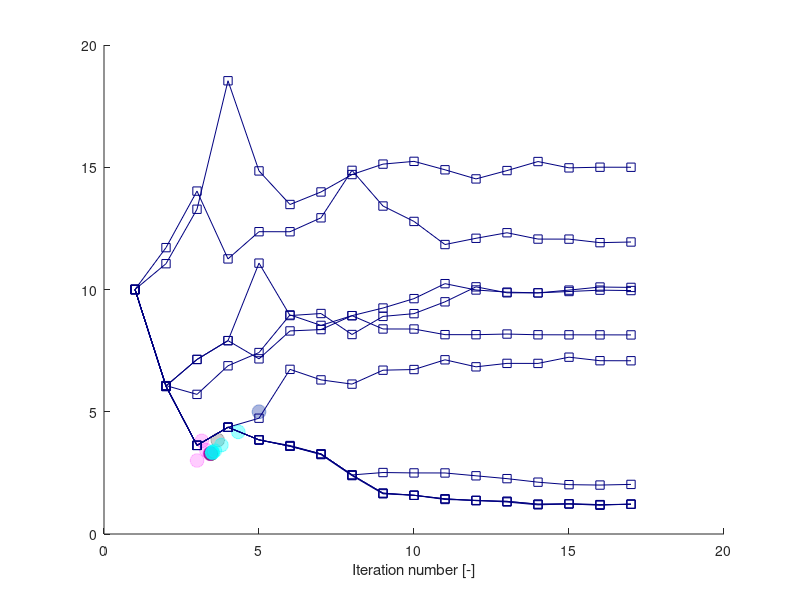

This figure's MATLAB source: (Note: this script raises an error after producing the figure.)

xy_SAP = [
    5.0 5.0
    3.0017    3.0056
    3.1574    3.8109
    3.2958    3.4363
    3.4083    3.2772
    3.4256    3.2959];

xy_SLSV = [
3.4898 3.3292
3.4907 3.3298
3.4907 3.3298
3.4947 3.3327
3.4947 3.3327
3.5117 3.3461
3.5117 3.3461
3.5770 3.4087
3.5770 3.4087
3.7862 3.6378
3.7862 3.6378
4.3318 4.1754
4.3318 4.1754
5.0000 5.0000];

xy_probe = [3.4421 3.2860
3.4422 3.2857
3.4421 3.2860
3.4441 3.2845
3.4615 3.3068
3.6667 3.8390
5.0000 5.0000];

a_SAP = 100*ones(length(xy_SAP),1);
a_SLSV = 100*ones(length(xy_SLSV),1);
a_probe = 100*ones(length(xy_probe),1);

figure(1)
hold on
scatter(xy_probe(:,1),xy_probe(:,2), a_probe,'MarkerFaceColor','k','MarkerEdgeColor','k',...
    'MarkerFaceAlpha',.2,'MarkerEdgeAlpha',.2)

scatter(xy_SAP(:,1),xy_SAP(:,2), a_SAP,'MarkerFaceColor','m','MarkerEdgeColor','m',...
    'MarkerFaceAlpha',.2,'MarkerEdgeAlpha',.2)
hold on
scatter(xy_SLSV(:,1),xy_SLSV(:,2), a_SLSV,'MarkerFaceColor','c','MarkerEdgeColor','c',...
    'MarkerFaceAlpha',.2,'MarkerEdgeAlpha',.2)

%scatter(xy_probe(:,1),xy_probe(:,2), a_probe,'MarkerFaceColor','k','MarkerEdgeColor','k',...
%    'MarkerFaceAlpha',.2,'MarkerEdgeAlpha',.2)

%legend('G(X)_1','G(X)_2','G(X)_3','Location','northeastoutside')

%%



xy_raw = [0.04,    9.999923605805963
1.07,   11.055334861217219
2.21,   13.281996434937618
3.24,   18.53740769034887
4.27,   14.849961802902985
5.31,   13.476776165011465
6.40,   13.989228418640188
7.46,   14.701731601731607
8.49,   15.128571428571433
9.53,   15.241125541125546
10.6,   14.896384008148718
11.6,   14.523198370257198
12.7,   14.864311179017067
13.7,   15.233995416348362
14.8,   14.974993633817167
15.9,   15.001807995925649
16.9,   15.000050929462699
0.04,   9.999923605805963
1.09,   11.71245225362873
2.19,   14.024879042526106
3.22,   11.251718869365932
4.28,   12.364222052457352
5.31,   12.362490450725751
6.40,   12.932085561497331
7.46,   14.87316017316018
8.51,   13.414260249554372
9.56,   12.783931754519994
10.6,   11.839215686274516
11.6,   12.09462694168577
12.7,   12.321441303794249
13.8,   12.062515915457096
14.8,   12.060707919531454
15.9,   11.916093710211362
16.9,   11.94290807231984
0.04,   9.999923605805963
1.07,   6.069620575502931
2.19,   5.710593328240389
3.24,   6.880264833206013
4.27,   7.421390374331555
5.33,   8.962464985994401
6.42,   8.532060096765983
7.46,   8.930303030303033
8.50,   9.242844410491474
9.54,   9.626814362108485
10.6,   10.239215686274514
11.6,   9.980366692131401
12.7,   9.892895339954167
13.7,   9.862541380188445
14.8,   9.917825311942963
15.9,   9.973223834988545
16.9,   9.95718105423988
0.04,   9.999923605805963
1.08,   6.055322128851543
2.18,   7.139190221543167
3.24,   7.9088362617774415
4.27,   11.078533231474413
5.33,   8.933893557422973
6.42,   9.017774382480267
7.46,   8.158874458874463
8.49,   8.900000000000004
9.54,   9.01252864782277
10.6,   9.496409472880064
11.7,   10.10889992360581
12.7,   9.86432391138274
13.8,   9.862515915457097
14.8,   9.974993633817167
15.9,   10.101795263559975
16.9,   10.085777947542658
0.04,   9.999923605805963
1.08,   6.055322128851545
2.18,   7.139190221543167
3.24,   7.9088362617774415
4.27,   7.164247517188697
5.31,   8.30534759358289
6.42,   8.36063152533741
7.46,   8.930303030303033
8.48,   8.385739750445637
9.54,   8.383957219251341
10.6,   8.153552330022922
11.6,   8.151769798828626
12.7,   8.178584160937106
13.7,   8.148281130634077
14.8,   8.146447669977086
15.9,   8.144690603514137
16.9,   8.142933537051189
0.04,   9.999923605805963
1.06,   6.04106187929718
2.18,   3.624891774891779
3.22,   4.366004583651645
4.28,   3.849936338171638
5.30,   3.6196587725999514
6.42,   3.274917239623125
7.45,   2.4160427807486684
8.49,   2.514285714285716
9.54,   2.4982429335370533
10.6,   2.496396740514392
11.6,   2.3803666921314033
12.7,   2.2643239113827356
13.7,   2.119735166793994
14.8,   2.017850776674308
15.9,   2.0018079959256454
16.9,   2.0286223580341236
0.04,   9.999923605805963
1.06,   6.04106187929718
2.18,   3.624891774891779
3.22,   4.366004583651645
4.24,   4.735727018079963
5.28,   6.733969951617013
6.39,   6.303539597657249
7.43,   6.130353959765728
8.45,   6.700076394194044
9.51,   6.726865291571176
10.6,   7.125006366182841
11.6,   6.837535014005606
12.6,   6.978660555131146
13.7,   6.97687802393685
14.8,   7.232187420422717
15.9,   7.08754774637128
16.9,   7.085816144639679
0.04,   9.999923605805963
1.07,   6.055334861217219
2.19,   3.6248790425261035
3.22,   4.366004583651645
4.28,   3.849936338171638
5.30,   3.591087344028523
6.42,   3.274917239623125
7.46,   2.416017316017321
8.48,   1.671454036159922
9.53,   1.5839826839826863
10.6,   1.439266615737207
11.6,   1.3661064425770313
12.7,   1.3357906799083281
13.7,   1.219735166793992
14.8,   1.232174688057043
15.8,   1.2018589253883363
16.9,   1.21437484084543
0.04,   9.999923605805963
1.07,   6.02676343264579
2.19,   3.6248790425261035
3.22,   4.366004583651645
4.28,   3.849936338171638
5.31,   3.5910618792971754
6.43,   3.246320346320349
7.46,   2.3874458874458924
8.48,   1.6428826075884935
9.53,   1.5839826839826863
10.6,   1.4106951871657785
11.6,   1.3803921568627473
12.7,   1.3072192513368996
13.7,   1.1911637382225635
14.8,   1.232174688057043
15.8,   1.1732874968169078
16.9,   1.2286478227654705
0.04,   9.999923605805963
1.07,   6.055334861217219
2.19,   3.6248790425261035
3.22,   4.366004583651645
4.28,   3.849936338171638
5.30,   3.591087344028523
6.42,   3.274917239623125
7.46,   2.416017316017321
8.48,   1.671454036159922
9.53,   1.5839826839826863
10.6,   1.439266615737207
11.6,   1.3661064425770313
12.7,   1.3357906799083281
13.7,   1.219735166793992
14.8,   1.232174688057043
15.8,   1.2018589253883363
16.9,   1.21437484084543
0.04,   9.999923605805963
1.07,   6.02676343264579
2.19,   3.6248790425261035
3.22,   4.366004583651645
4.28,   3.849936338171638
5.31,   3.5910618792971754
6.43,   3.246320346320349
7.46,   2.3874458874458924
8.48,   1.6428826075884935
9.53,   1.5839826839826863
10.6,   1.4106951871657785
11.6,   1.3803921568627473
12.7,   1.3072192513368996
13.7,   1.1911637382225635
14.8,   1.232174688057043
15.8,   1.1732874968169078
16.9,   1.2286478227654705];

for ii = 1:10
    plot(1:17,xy_raw((17*(ii-1)+1):(17*(ii)) ,2),'-s','Color', [0 0 0.5],'HandleVisibility','off')
    hold on
end


%% Relative cheng plot

xy_raw = [0.9851162790697676 -0.6799260484577205
2.0120930232558143 4.383506859978593
3.0093023255813955 3.5054977133404686
3.9618604651162794 1.5186727644254159
4.973953488372093 0.797577113943758
5.97860465116279 0.4373552593169201
6.983255813953488 0.39094093607083735
8.010232558139535 0.23470857254062505
9.02232558139535 0.10984723168239885
9.989767441860467 0.0790989588401283
10.972093023255814 0.06928091855599838
11.999069767441862 0.0333414420550735
13.011162790697675 0.007852486134085623
14.01581395348837 0.003279167072101963
14.990697674418607 0.009146638123964657
15.987906976744187 0.004568453828937891
17.000000000000004 0.005230125523011608
0.9851162790697676 0.9100321105380944
1.9823255813953493 2.98181375887905
2.9795348837209303 1.6017125620317216
3.9767441860465116 0.28437287146054313
4.973953488372093 0.2431838085044271
5.956279069767442 0.07646200252992141
7.0130232558139545 0.07715286562226353
8.025116279069769 -0.047708475235963554
9.007441860465116 0.03661574389413236
9.96 0.04769874476987468
10.97953488372093 0.058825532743017384
12.013953488372094 0.028121046998150767
13.011162790697675 -0.0026077649119393698
14.02325581395349 0.00851415782816023
15.02325581395349 0.00851415782816023
15.987906976744187 -0.0006616716940737177
17.014883720930236 0.000009730466089763468
0.9851162790697676 1.2761408971489736
1.9972093023255815 1.8730368784664782
3.0093023255813955 0.022234115014109435
3.9618604651162794 0.2425221368103525
4.973953488372093 -0.687778534591807
5.97860465116279 -0.37331419675002486
6.990697674418605 -0.6080081735915135
8.002790697674419 -0.5498151211443032
9.014883720930234 -0.7897392235088061
9.974883720930231 -0.590366838571569
10.986976744186048 -0.13468424637539833
11.98418604651163 -0.3380072005449062
13.011162790697675 -0.37394667704583107
14.02325581395349 -0.30006324802957973
14.975813953488375 -0.2942103726768508
15.980465116279072 -0.22033180889364523
16.98511627906977 -0.22490512795562978
0.970232558139535 3.8598131750510847
1.9972093023255815 2.0717816483409552
2.9944186046511634 1.8004670623722872
3.9618604651162794 2.2718108397392234
4.973953488372094 2.314313515617398
5.971162790697675 2.283584703707308
6.998139534883721 2.242415101683371
7.995348837209301 2.154154909020142
9.007441860465116 2.0763646978690278
9.974883720930233 2.076997178164834
10.986976744186048 2.077658849858908
12.013953488372094 2.036489247834971
13.011162790697675 2.026680938016931
14.008372093023256 2.037793130290941
14.968372093023257 2.0384207453537027
16.002790697674424 2.049557263792936
16.98511627906977 2.039739223508806];

obj_y = [ 0.2292
    0.1590
    0.1329
    0.1346
    0.1322
    0.1321
    0.1339
    0.1342
    0.1345
    0.1345
    0.1345
    0.1346
    0.1346
    0.1346
    0.1346
    0.1346
    0.1346];


p_plot = [       -0.2040   -0.1401    0.0078    0.0127    0.0026
   -0.0311   -0.0028    0.0038    0.0111   -0.0004
   -2.1456   -2.1456    0.0053         0   -0.0021
    0.0436   -0.0969    0.0014    0.0042   -0.0008
   -0.0012   -0.1096         0         0   -0.0005
   -0.0015   -0.0032         0         0         0
   -0.0000   -0.0012         0         0         0
   -0.0000   -0.0006         0         0         0
   -0.0000   -0.0002         0         0         0
   -0.0000   -0.0001         0         0         0
   -0.0000   -0.0001         0         0         0
   -0.0000   -0.0000         0         0         0
   -0.0000   -0.0000         0         0         0
   -0.0000   -0.0000         0         0         0
   -0.0000   -0.0000         0         0         0
   -0.0000   -0.0000         0         0         0
   -0.0000   -0.0000         0         0         0];

fig = figure(1)

left_color = [0 0 0.5];
right_color = [0.5 0 0];
set(fig,'defaultAxesColorOrder',[left_color; right_color]);

% Constraint


xlabel('Iteration number [-]')
yyaxis left
ylabel('Constraints [-]')
for ii = 1:3
    plot(1:17,xy_raw((17*(ii-1)+1):(17*(ii)) ,2),'-s','Color',left_color,'HandleVisibility','off')
    
    % 'Color', [0 0 0.5]
    hold on
end
hold on
%plot(1:17,p_tot(:,1),'-s','Color', [0 1 0],'HandleVisibility','off') %SLSVP, value
hold on
%plot(1:17,p_tot(:,2),'-s','Color', [0 1 0],'HandleVisibility','off') %SLSVP, value
hold on
plot(1:17,p_tot(:,3)/ 0.0078,'k-o','HandleVisibility','off') %SLSVP, probe
plot(1:17,p_tot(:,4)/ 0.0078,'k-o','HandleVisibility','off') %SLSVP, probe
plot(1:17,p_tot(:,5)/ 0.0078,'k-o','HandleVisibility','off') %SLSVP

hold on
ii = 4;
yyaxis right
ylabel('Std. obj')
plot(1:17, (2+xy_raw((17*(ii-1)+1):(17*(ii)) ,2) )/5.8598 ,'-s','Color', right_color,'HandleVisibility','off')
grid on
ylim([0 1])

plot(1:17,obj_y/obj_y(1),'-s','Color', right_color*1.7,'HandleVisibility','off') %SLSVP

legend('SAP - constraints','SAP - objective', 'SLSVP - constraints','SLSVP - objective')

%%
% Jeong Park

slsvcg = [5.198517017828201 0.7403079416531602
5.09637925445705 1.8685769854132905
4.835630470016207 1.9630275526742305
4.505954619124798 2.1565121555915723
4.707841166936791 2.0317925445705027
4.572411669367909 2.1259254457050245
4.613309562398704 2.1080777957860617
4.6388492706645055 2.080129659643436];

slsvp = [4.4753 2.1952
4.4939 2.1741
4.4410 2.1765
4.4939 2.1878
4.5552 2.1196
4.4671 2.1737
4.3201 2.3003
4.4671 2.2178
4.6241 2.0856
4.5401 2.1708
4.8124 1.8241
4.2523 2.3742
4.5738 2.0406
5.5510 1.2164
3.9739 2.1852
5.1969 0.7405];

slsv = [4.5610 2.2054
4.4944 2.2709
4.5636 2.2064
4.5127 2.2565
4.5678 2.2042
4.5303 2.2304
4.5448 2.1760
4.3794 2.2613
3.9781 2.6370
3.9739 2.1852
5.1969 0.7405];

a_slsvp = 100*ones(length(slsvp),1);
a_slsvcg = 100*ones(length(slsvcg),1);
a_slsv = 100*ones(length(slsv),1);

figure(1)
hold on
scatter(slsvp(:,1),slsvp(:,2), a_slsvp,'MarkerFaceColor','k','MarkerEdgeColor','k',...
    'MarkerFaceAlpha',.2,'MarkerEdgeAlpha',.2)

scatter(slsvcg(:,1),slsvcg(:,2), a_slsvcg,'MarkerFaceColor','m','MarkerEdgeColor','m',...
    'MarkerFaceAlpha',.2,'MarkerEdgeAlpha',.2)
hold on
scatter(slsv(:,1),slsv(:,2), a_slsv,'MarkerFaceColor','c','MarkerEdgeColor','c',...
    'MarkerFaceAlpha',.2,'MarkerEdgeAlpha',.2)

legend('SLSVP','SLSVCG','SLSV')


